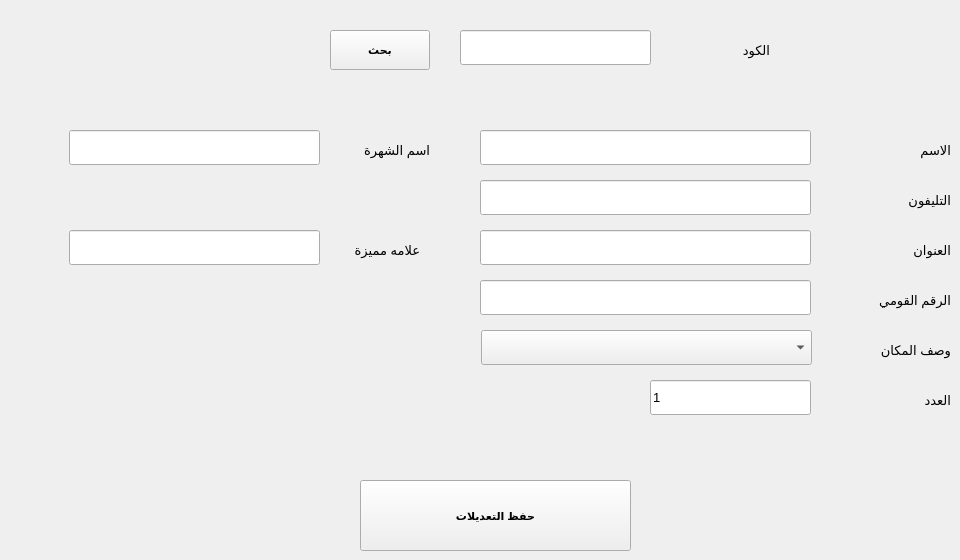
    <widget class="QWidget" name="sell_tab">
     <attribute name="title">
      <string>تعديل البيانات</string>
     </attribute>
     <widget class="QLineEdit" name="search_edit_id">
      <property name="geometry">
       <rect>
        <x>460</x>
        <y>30</y>
        <width>191</width>
        <height>35</height>
       </rect>
      </property>
      <property name="font">
       <font>
        <family>MS Shell Dlg 2</family>
        <pointsize>10</pointsize>
       </font>
      </property>
     </widget>
     <widget class="QLabel" name="label_61">
      <property name="geometry">
       <rect>
        <x>650</x>
        <y>30</y>
        <width>120</width>
        <height>40</height>
       </rect>
      </property>
      <property name="font">
       <font>
        <family>MS Shell Dlg 2</family>
        <pointsize>10</pointsize>
       </font>
      </property>
      <property name="text">
       <string>الكود</string>
      </property>
      <property name="buddy">
       <cstring>new_customer_name</cstring>
      </property>
     </widget>
     <widget class="QPushButton" name="edit_search_pb">
      <property name="geometry">
       <rect>
        <x>330</x>
        <y>30</y>
        <width>100</width>
        <height>40</height>
       </rect>
      </property>
      <property name="font">
       <font>
        <family>MS Shell Dlg 2</family>
        <pointsize>8</pointsize>
        <weight>75</weight>
        <bold>true</bold>
       </font>
      </property>
      <property name="text">
       <string>بحث</string>
      </property>
      <property name="autoDefault">
       <bool>false</bool>
      </property>
     </widget>
     <widget class="QLineEdit" name="edit_c_address">
      <property name="geometry">
       <rect>
        <x>480</x>
        <y>230</y>
        <width>331</width>
        <height>35</height>
       </rect>
      </property>
      <property name="font">
       <font>
        <family>MS Shell Dlg 2</family>
        <pointsize>10</pointsize>
       </font>
      </property>
      <property name="text">
       <string/>
      </property>
      <property name="readOnly">
       <bool>false</bool>
      </property>
     </widget>
     <widget class="QLineEdit" name="edit_c_name">
      <property name="geometry">
       <rect>
        <x>480</x>
        <y>130</y>
        <width>331</width>
        <height>35</height>
       </rect>
      </property>
      <property name="font">
       <font>
        <family>MS Shell Dlg 2</family>
        <pointsize>10</pointsize>
       </font>
      </property>
     </widget>
     <widget class="QLineEdit" name="edit_c_phone">
      <property name="geometry">
       <rect>
        <x>480</x>
        <y>180</y>
        <width>331</width>
        <height>35</height>
       </rect>
      </property>
      <property name="font">
       <font>
        <family>MS Shell Dlg 2</family>
        <pointsize>10</pointsize>
       </font>
      </property>
      <property name="readOnly">
       <bool>false</bool>
      </property>
     </widget>
     <widget class="QLabel" name="label_62">
      <property name="geometry">
       <rect>
        <x>830</x>
        <y>230</y>
        <width>121</width>
        <height>40</height>
       </rect>
      </property>
      <property name="font">
       <font>
        <family>MS Shell Dlg 2</family>
        <pointsize>10</pointsize>
       </font>
      </property>
      <property name="text">
       <string>العنوان</string>
      </property>
      <property name="buddy">
       <cstring>new_customer_address</cstring>
      </property>
     </widget>
     <widget class="QLineEdit" name="edit_c_sub_count">
      <property name="geometry">
       <rect>
        <x>650</x>
        <y>380</y>
        <width>161</width>
        <height>35</height>
       </rect>
      </property>
      <property name="font">
       <font>
        <family>MS Shell Dlg 2</family>
        <pointsize>10</pointsize>
       </font>
      </property>
      <property name="text">
       <string>1</string>
      </property>
      <property name="cursorPosition">
       <number>0</number>
      </property>
     </widget>
     <widget class="QLineEdit" name="edit_c_nid">
      <property name="geometry">
       <rect>
        <x>480</x>
        <y>280</y>
        <width>331</width>
        <height>35</height>
       </rect>
      </property>
      <property name="font">
       <font>
        <family>MS Shell Dlg 2</family>
        <pointsize>10</pointsize>
       </font>
      </property>
      <property name="readOnly">
       <bool>false</bool>
      </property>
     </widget>
     <widget class="QLabel" name="label_66">
      <property name="geometry">
       <rect>
        <x>330</x>
        <y>130</y>
        <width>100</width>
        <height>40</height>
       </rect>
      </property>
      <property name="font">
       <font>
        <family>MS Shell Dlg 2</family>
        <pointsize>10</pointsize>
       </font>
      </property>
      <property name="text">
       <string>اسم الشهرة</string>
      </property>
      <property name="buddy">
       <cstring>new_customer_nickname</cstring>
      </property>
     </widget>
     <widget class="QLineEdit" name="edit_c_nickname">
      <property name="geometry">
       <rect>
        <x>69</x>
        <y>130</y>
        <width>251</width>
        <height>35</height>
       </rect>
      </property>
      <property name="font">
       <font>
        <family>MS Shell Dlg 2</family>
        <pointsize>10</pointsize>
       </font>
      </property>
      <property name="readOnly">
       <bool>false</bool>
      </property>
     </widget>
     <widget class="QLabel" name="label_67">
      <property name="geometry">
       <rect>
        <x>830</x>
        <y>180</y>
        <width>121</width>
        <height>40</height>
       </rect>
      </property>
      <property name="font">
       <font>
        <family>MS Shell Dlg 2</family>
        <pointsize>10</pointsize>
       </font>
      </property>
      <property name="text">
       <string>التليفون</string>
      </property>
      <property name="buddy">
       <cstring>new_customer_phone</cstring>
      </property>
     </widget>
     <widget class="QLabel" name="label_68">
      <property name="geometry">
       <rect>
        <x>830</x>
        <y>280</y>
        <width>121</width>
        <height>40</height>
       </rect>
      </property>
      <property name="font">
       <font>
        <family>MS Shell Dlg 2</family>
        <pointsize>10</pointsize>
       </font>
      </property>
      <property name="text">
       <string>الرقم القومي</string>
      </property>
      <property name="buddy">
       <cstring>new_customer_id</cstring>
      </property>
     </widget>
     <widget class="QLabel" name="label_69">
      <property name="geometry">
       <rect>
        <x>830</x>
        <y>380</y>
        <width>121</width>
        <height>40</height>
       </rect>
      </property>
      <property name="font">
       <font>
        <family>MS Shell Dlg 2</family>
        <pointsize>10</pointsize>
       </font>
      </property>
      <property name="text">
       <string>العدد</string>
      </property>
      <property name="buddy">
       <cstring>new_customer_sub_count</cstring>
      </property>
     </widget>
     <widget class="QLabel" name="label_70">
      <property name="geometry">
       <rect>
        <x>830</x>
        <y>330</y>
        <width>121</width>
        <height>40</height>
       </rect>
      </property>
      <property name="font">
       <font>
        <family>MS Shell Dlg 2</family>
        <pointsize>10</pointsize>
       </font>
      </property>
      <property name="text">
       <string>وصف المكان</string>
      </property>
      <property name="buddy">
       <cstring>new_customer_sub_type</cstring>
      </property>
     </widget>
     <widget class="QComboBox" name="edit_c_sub_type">
      <property name="geometry">
       <rect>
        <x>481</x>
        <y>330</y>
        <width>331</width>
        <height>35</height>
       </rect>
      </property>
      <property name="font">
       <font>
        <family>MS Shell Dlg 2</family>
        <pointsize>10</pointsize>
       </font>
      </property>
     </widget>
     <widget class="QLineEdit" name="edit_c_landmark">
      <property name="geometry">
       <rect>
        <x>69</x>
        <y>230</y>
        <width>251</width>
        <height>35</height>
       </rect>
      </property>
      <property name="font">
       <font>
        <family>MS Shell Dlg 2</family>
        <pointsize>10</pointsize>
       </font>
      </property>
      <property name="readOnly">
       <bool>false</bool>
      </property>
     </widget>
     <widget class="QLabel" name="label_71">
      <property name="geometry">
       <rect>
        <x>830</x>
        <y>130</y>
        <width>121</width>
        <height>40</height>
       </rect>
      </property>
      <property name="font">
       <font>
        <family>MS Shell Dlg 2</family>
        <pointsize>10</pointsize>
       </font>
      </property>
      <property name="text">
       <string>الاسم</string>
      </property>
      <property name="buddy">
       <cstring>new_customer_name</cstring>
      </property>
     </widget>
     <widget class="QLabel" name="label_72">
      <property name="geometry">
       <rect>
        <x>320</x>
        <y>230</y>
        <width>100</width>
        <height>40</height>
       </rect>
      </property>
      <property name="font">
       <font>
        <family>MS Shell Dlg 2</family>
        <pointsize>10</pointsize>
       </font>
      </property>
      <property name="text">
       <string>علامه مميزة</string>
      </property>
      <property name="buddy">
       <cstring>new_customer_landmark</cstring>
      </property>
     </widget>
     <widget class="QPushButton" name="save_edits_pb">
      <property name="geometry">
       <rect>
        <x>360</x>
        <y>480</y>
        <width>271</width>
        <height>71</height>
       </rect>
      </property>
      <property name="font">
       <font>
        <family>MS Shell Dlg 2</family>
        <pointsize>8</pointsize>
        <weight>75</weight>
        <bold>true</bold>
       </font>
      </property>
      <property name="text">
       <string>حفظ التعديلات</string>
      </property>
     </widget>
    </widget>
